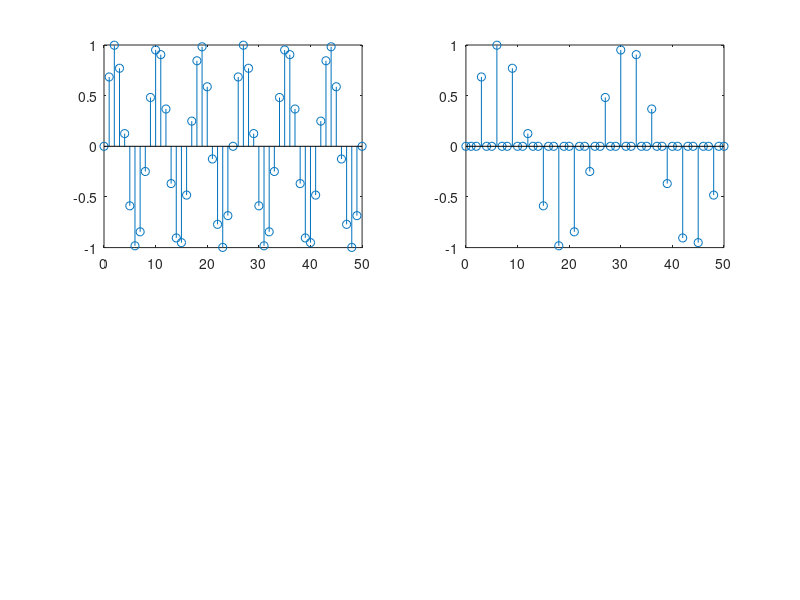

MATLAB code for this plot:
%verification of sampling theorm & aliasing

%up sampling by an integral factor(3)
n=0:50;
x=sin(2*pi*0.12*n);
y=zeros([1,3*length(x)]);
y([1:3:length(y)])=x;
subplot(2,2,1);
stem(n,x);
subplot(2,2,2);
stem(n,y(1:length(x)));
